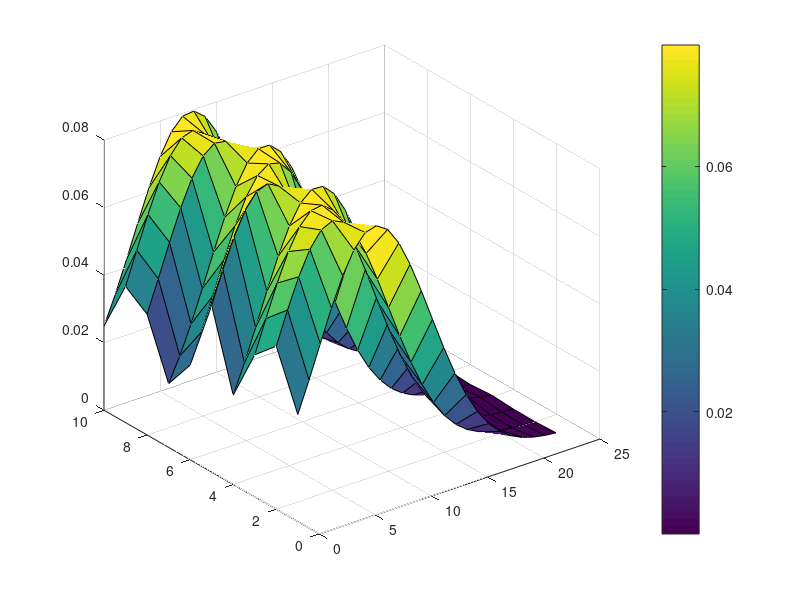

The MATLAB script that drew this image: (Note: this script raises an error after producing the figure.)
clc
close all
clear 
nEvTotal=10;
timeHorizon = 0:23;
% arrival pdf 
meamArrivalLb = 4.5;
meamArrivalUb = 9;
meamArrival = (meamArrivalUb-meamArrivalLb).*rand(nEvTotal,1) + meamArrivalLb;

stdArrivalLb = 0.5;
stdArrivalUb = 5;
stdArrival = (stdArrivalUb-stdArrivalUb).*rand(nEvTotal,1) + stdArrivalUb;



pdfArrivalValues= zeros(nEvTotal,max(timeHorizon+1));



for nEv= 1:nEvTotal
pdfArrival = makedist('Normal','mu',meamArrival(nEv),'sigma',stdArrival(nEv));
pdfArrivalValues(nEv, :) = pdf(pdfArrival,timeHorizon);
% figure(nEv);
% plot(timeHorizon,pdfArrivalValues(nEv, :),'LineWidth',2);
end
z = zeros(nEvTotal,max(timeHorizon+1));

for nEv= 1:nEvTotal

z(nEv, :) = repmat(nEv,1,max(timeHorizon+1));

end

h = surf(timeHorizon, 1:nEvTotal, pdfArrivalValues);
c =colorbar
c.Color = 'k';
colormap(spring)
xlabel('Time Horizon')
ylabel('EV ID')
zlabel('PDF')

set(gca,'FontSize',15);
grid on
grid minor
% for x
% set(gca,'XTickLabel',[])
% set(gca,'XTick',[])
set(gca,'xcolor','k') 
set(gca,'ycolor','k')
set(gca,'zcolor','k')
set(gcf,'color','w');
% % for y
% set(gca,'YTickLabel',[])
% set(gca,'YTick',[])
% set(gca,'ycolor','w') 
% % for z
% set(gca,'ZTickLabel',[])
% set(gca,'ZTick',[])
% set(gca,'zcolor','w')